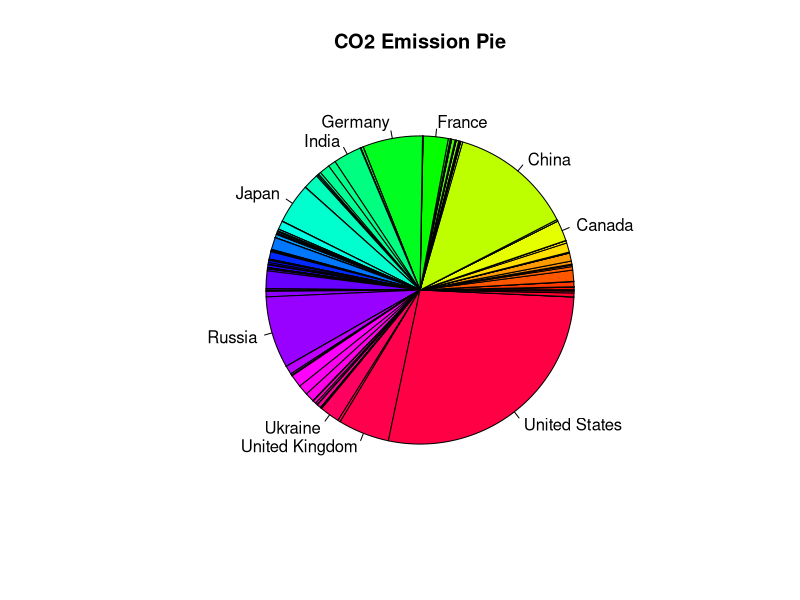
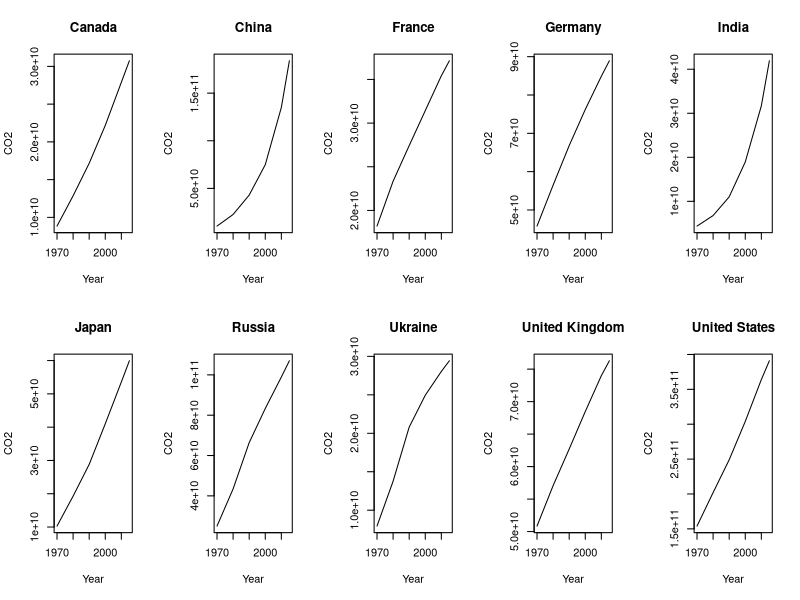

Write R code to recreate these figures, in order.
## ---- chunk 1
library(nlme)
data<-read.csv("final.csv")
head(data)
CO2_2015<-data$CO2_emission[data$Year==2015]
pop_2015<-data$Population[data$Year==2015]
cName<-data$Country[data$Year==2015]
labls_CO2<-cName
labls_CO2[CO2_2015<sort(CO2_2015,TRUE)[10]]<-''
pie(CO2_2015,labls_CO2,main="CO2 Emission Pie",col=rainbow(length(cName)))
## ---- chunk 2
par(mfrow=c(2,5))
for(c in labls_CO2[labls_CO2!='']){
  
  plot(data$Year[data$Country==c],data$CO2_emission[data$Country==c],
       xlab='Year',ylab='CO2',main=c,type='l')
}
## ---- chunk 3
cor(cbind(data$Year,data$CO2_emission,data$Population,data$avgT,data$energy_consumption))
